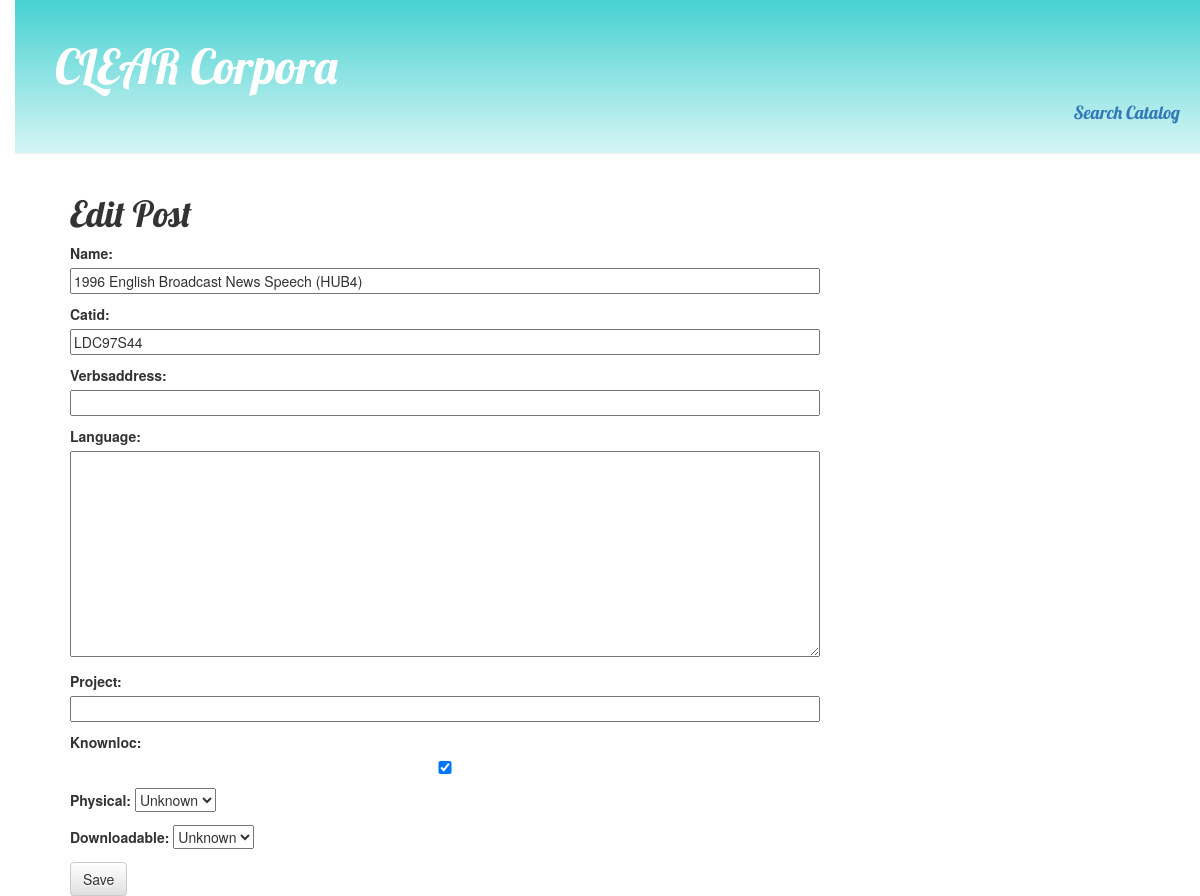
Page /post/338/edit/ on the earlier database version.
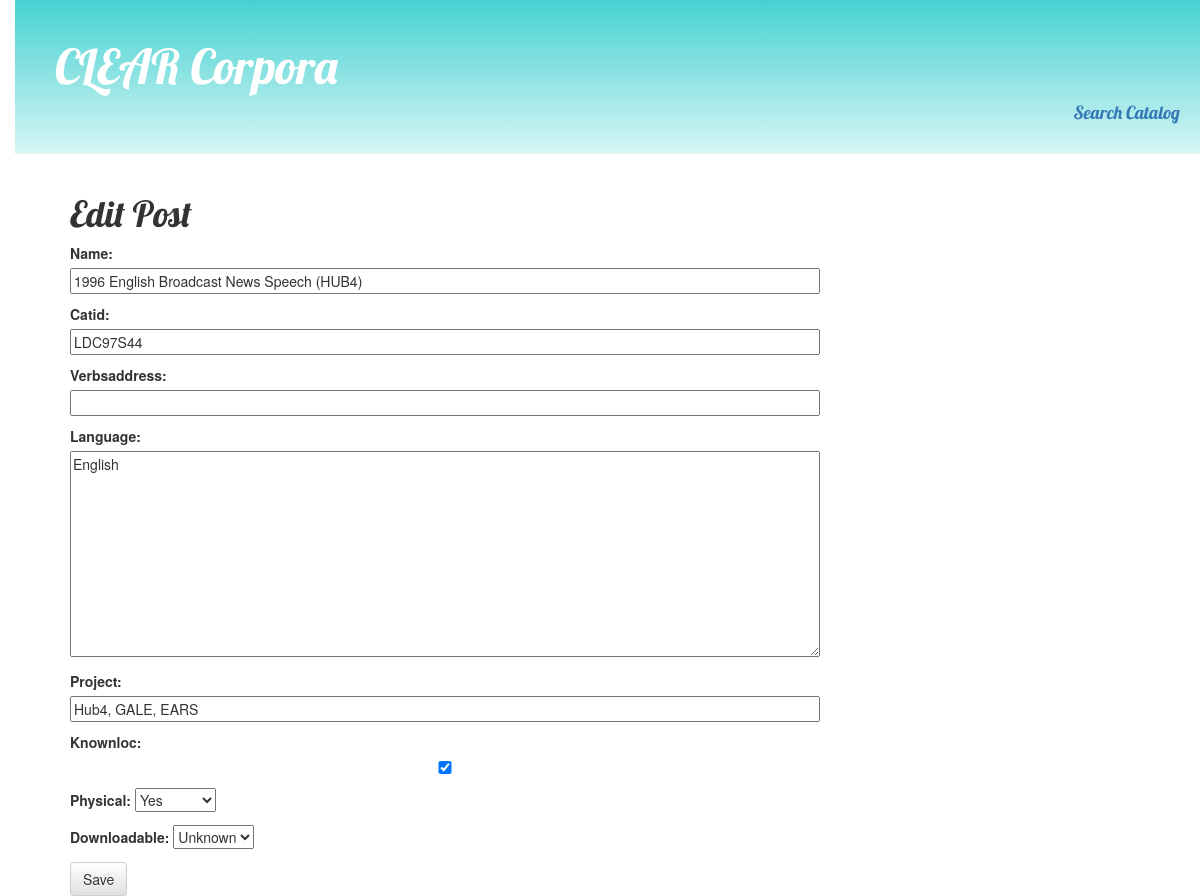
Same page on the later database version.
### corpusbank/models.py (models this page shows)
class Corpusobject(models.Model):
    catid = models.CharField(max_length=30)
    name = models.CharField(max_length=100)
    knownloc = models.BooleanField()
    physical = models.NullBooleanField()
    verbsaddress = models.CharField(max_length=200, blank=True)
    downloadable = models.NullBooleanField()
    project = models.CharField(max_length=50, blank=True)
    corpustype = models.CharField(max_length=50, blank=True)
    language = models.TextField(blank=True)

### corpusbank/views.py (the view)
# urls.py: url(r'^post/(?P<pk>\d+)/edit/$', views.post_edit, name='post_edit'),
def post_edit(request, pk):
    post = get_object_or_404(Corpusobject, pk=pk)
    if request.method == "POST":
        form = PostForm(request.POST, instance=post)
        if form.is_valid():
            post = form.save(commit=False)
            post.save()
            return redirect('post_detail', pk=post.pk)
    else:
        form = PostForm(instance=post)
    return render(request, 'corpusbank/post_edit.html', {'form': form})

### corpusbank/forms.py
class PostForm(forms.ModelForm):
    class Meta:
        model = Corpusobject
        fields = ('name', 'catid', 'verbsaddress', 'language', 'project', 'knownloc', 'physical', 'downloadable', 'project')

### corpusbank/templates/corpusbank/post_edit.html
{% extends 'corpusbank/base.html' %}
{% block content %}
    <h1>Edit Post</h1>
    <form method="POST" class="post-form">{% csrf_token %}
        {{ form.as_p }}
        <button type="submit" class="save btn btn-default">Save</button>
    </form>
{% endblock %}

Differences in the rows shown:
changed Corpusobject "LDC97S44": language (not shown) → "English"; project (not shown) → "Hub4, GALE, EARS"; physical "Unknown" → "Yes"
